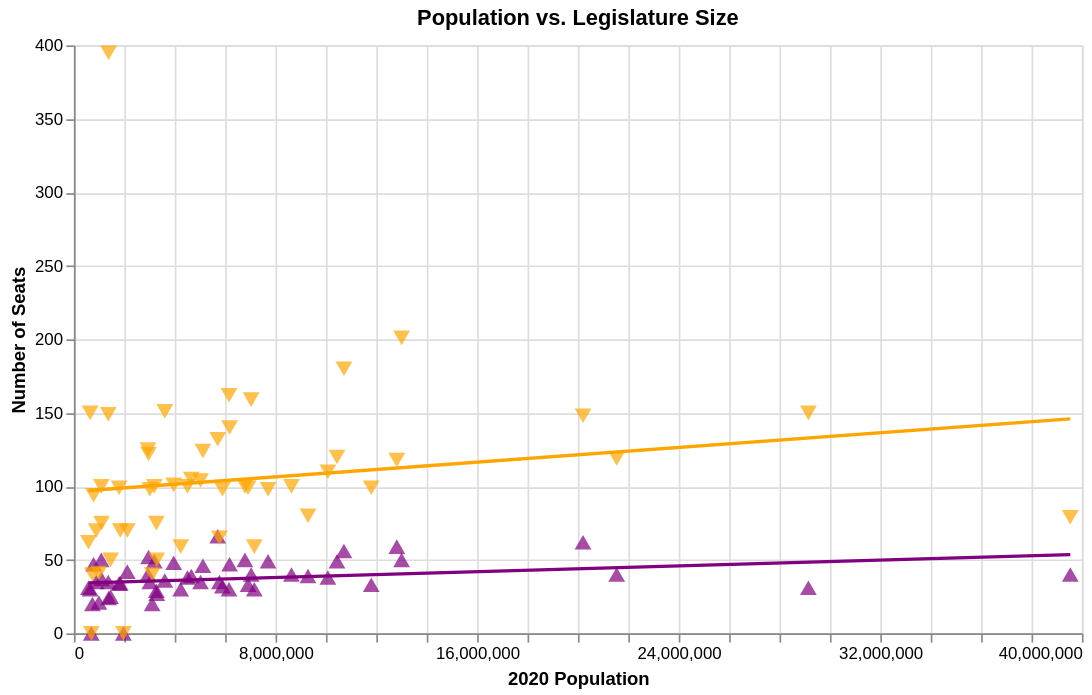

Here is the notebook cell this chart was saved with:
### Markdown cell above
### 3.2 - Regressions

Add two more layers, a purple & orange regression line for each chamber.  See `imgs/ex3.2.png`

Hint: See `transform_regression`.

### Code cell
def scatter_pop_size_regression():
    df = population_combined_df()

    points = scatter_pop_size()

    base = alt.Chart(df).encode(
        x=alt.X("pop_2020:Q", title="2020 Population")
    )

    upper_line = base.transform_regression(
        "pop_2020", "upper", method="linear"
    ).mark_line(color="purple").encode(
        y=alt.Y("upper:Q", title="Number of Seats")
    )

    lower_line = base.transform_regression(
        "pop_2020", "lower", method="linear"
    ).mark_line(color="orange").encode(
        y=alt.Y("lower:Q", title="Number of Seats")
    )

    return (points + upper_line + lower_line).properties(
        width=600,
        height=350,
        title="Population vs. Legislature Size"
    )


scatter_pop_size_regression()

### Figure 1 — Vega-Lite specification as saved in the notebook (floating-point values rounded to 4 significant figures)
{"config": {"view": {"continuousWidth": 300, "continuousHeight": 300}}, "layer": [{"mark": {"type": "point", "color": "purple", "filled": true, "shape": "triangle-up", "size": 100}, "encoding": {"tooltip": [{"field": "state", "title": "State", "type": "nominal"}, {"field": "pop_2020", "format": ",", "title": "Population", "type": "quantitative"}, {"field": "upper", "title": "Upper Chamber Seats", "type": "quantitative"}], "x": {"field": "pop_2020", "title": "2020 Population", "type": "quantitative"}, "y": {"field": "upper", "title": "Number of Seats", "type": "quantitative"}}}, {"mark": {"type": "point", "color": "orange", "filled": true, "shape": "triangle-down", "size": 100}, "encoding": {"tooltip": [{"field": "state", "title": "State", "type": "nominal"}, {"field": "pop_2020", "format": ",", "title": "Population", "type": "quantitative"}, {"field": "lower", "title": "Lower Chamber Seats", "type": "quantitative"}], "x": {"field": "pop_2020", "title": "2020 Population", "type": "quantitative"}, "y": {"field": "lower", "title": "Number of Seats", "type": "quantitative"}}}, {"data": {"name": "data-408e2cfe87e5636e9a80ee0e243c589f"}, "mark": {"type": "line", "color": "purple"}, "encoding": {"x": {"field": "pop_2020", "title": "2020 Population", "type": "quantitative"}, "y": {"field": "upper", "title": "Number of Seats", "type": "quantitative"}}, "transform": [{"on": "pop_2020", "regression": "upper", "method": "linear"}]}, {"data": {"name": "data-408e2cfe87e5636e9a80ee0e243c589f"}, "mark": {"type": "line", "color": "orange"}, "encoding": {"x": {"field": "pop_2020", "title": "2020 Population", "type": "quantitative"}, "y": {"field": "lower", "title": "Number of Seats", "type": "quantitative"}}, "transform": [{"on": "pop_2020", "regression": "lower", "method": "linear"}]}], "data": {"name": "data-408e2cfe87e5636e9a80ee0e243c589f"}, "height": 350, "title": "Population vs. Legislature Size", "width": 600, "$schema": "https://vega.github.io/schema/vega-lite/v6.4.1.json", "datasets": {"data-408e2cfe87e5636e9a80ee0e243c589f": [{"state": "ak", "upper": 20, "lower": 40, "pop_2020": 733374}, {"state": "al", "upper": 35, "lower": 104, "pop_2020": 5024294}, {"state": "ar", "upper": 35, "lower": 98, "pop_2020": 3011490}, {"state": "az", "upper": 30, "lower": 59, "pop_2020": 7157902}, {"state": "ca", "upper": 40, "lower": 79, "pop_2020": 39538212}, {"state": "co", "upper": 35, "lower": 65, "pop_2020": 5773707}, {"state": "ct", "upper": 36, "lower": 151, "pop_2020": 3605912}, {"state": "dc", "upper": 0, "lower": 0, "pop_2020": 689548}, {"state": "de", "upper": 21, "lower": 41, "pop_2020": 989946}, {"state": "fl", "upper": 40, "lower": 119, "pop_2020": 21538216}, {"state": "ga", "upper": 56, "lower": 180, "pop_2020": 10713771}, {"state": "hi", "upper": 25, "lower": 50, "pop_2020": 1455274}, {"state": "ia", "upper": 49, "lower": 100, "pop_2020": 3190427}, {"state": "id", "upper": 34, "lower": 70, "pop_2020": 1839117}, {"state": "il", "upper": 59, "lower": 118, "pop_2020": 12813469}, {"state": "in", "upper": 50, "lower": 100, "pop_2020": 6785442}, {"state": "ks", "upper": 40, "lower": 125, "pop_2020": 2937835}, {"state": "ky", "upper": 38, "lower": 100, "pop_2020": 4506297}, {"state": "la", "upper": 39, "lower": 105, "pop_2020": 4657785}, {"state": "ma", "upper": 40, "lower": 159, "pop_2020": 7032933}, {"state": "md", "upper": 47, "lower": 140, "pop_2020": 6177253}, {"state": "me", "upper": 35, "lower": 149, "pop_2020": 1363177}, {"state": "mi", "upper": 38, "lower": 110, "pop_2020": 10077674}, {"state": "mn", "upper": 66, "lower": 132, "pop_2020": 5706804}, {"state": "mo", "upper": 30, "lower": 162, "pop_2020": 6154889}, {"state": "ms", "upper": 52, "lower": 122, "pop_2020": 2961306}, {"state": "mt", "upper": 50, "lower": 100, "pop_2020": 1084244}, {"state": "nc", "upper": 49, "lower": 120, "pop_2020": 10439459}, {"state": "nd", "upper": 47, "lower": 94, "pop_2020": 779079}, {"state": "ne", "upper": 0, "lower": 0, "pop_2020": 1961965}, {"state": "nh", "upper": 24, "lower": 395, "pop_2020": 1377524}, {"state": "nj", "upper": 39, "lower": 80, "pop_2020": 9289039}, {"state": "nm", "upper": 42, "lower": 70, "pop_2020": 2117525}, {"state": "nv", "upper": 20, "lower": 40, "pop_2020": 3104617}, {"state": "ny", "upper": 62, "lower": 148, "pop_2020": 20202320}, {"state": "oh", "upper": 33, "lower": 99, "pop_2020": 11799331}, {"state": "ok", "upper": 48, "lower": 101, "pop_2020": 3959411}, {"state": "or", "upper": 30, "lower": 59, "pop_2020": 4237279}, {"state": "pa", "upper": 50, "lower": 201, "pop_2020": 13002788}, {"state": "pr", "upper": 27, "lower": 50, "pop_2020": 3285874}, {"state": "ri", "upper": 37, "lower": 75, "pop_2020": 1097371}, {"state": "sc", "upper": 46, "lower": 124, "pop_2020": 5118422}, {"state": "sd", "upper": 35, "lower": 70, "pop_2020": 886668}, {"state": "tn", "upper": 33, "lower": 99, "pop_2020": 6910786}, {"state": "tx", "upper": 31, "lower": 150, "pop_2020": 29145459}, {"state": "ut", "upper": 29, "lower": 75, "pop_2020": 3271614}, {"state": "va", "upper": 40, "lower": 100, "pop_2020": 8631373}, {"state": "vt", "upper": 30, "lower": 150, "pop_2020": 643077}, {"state": "wa", "upper": 49, "lower": 98, "pop_2020": 7705267}, {"state": "wi", "upper": 32, "lower": 98, "pop_2020": 5893713}, {"state": "wv", "upper": 34, "lower": 99, "pop_2020": 1793713}, {"state": "wy", "upper": 31, "lower": 62, "pop_2020": 576850}]}}
